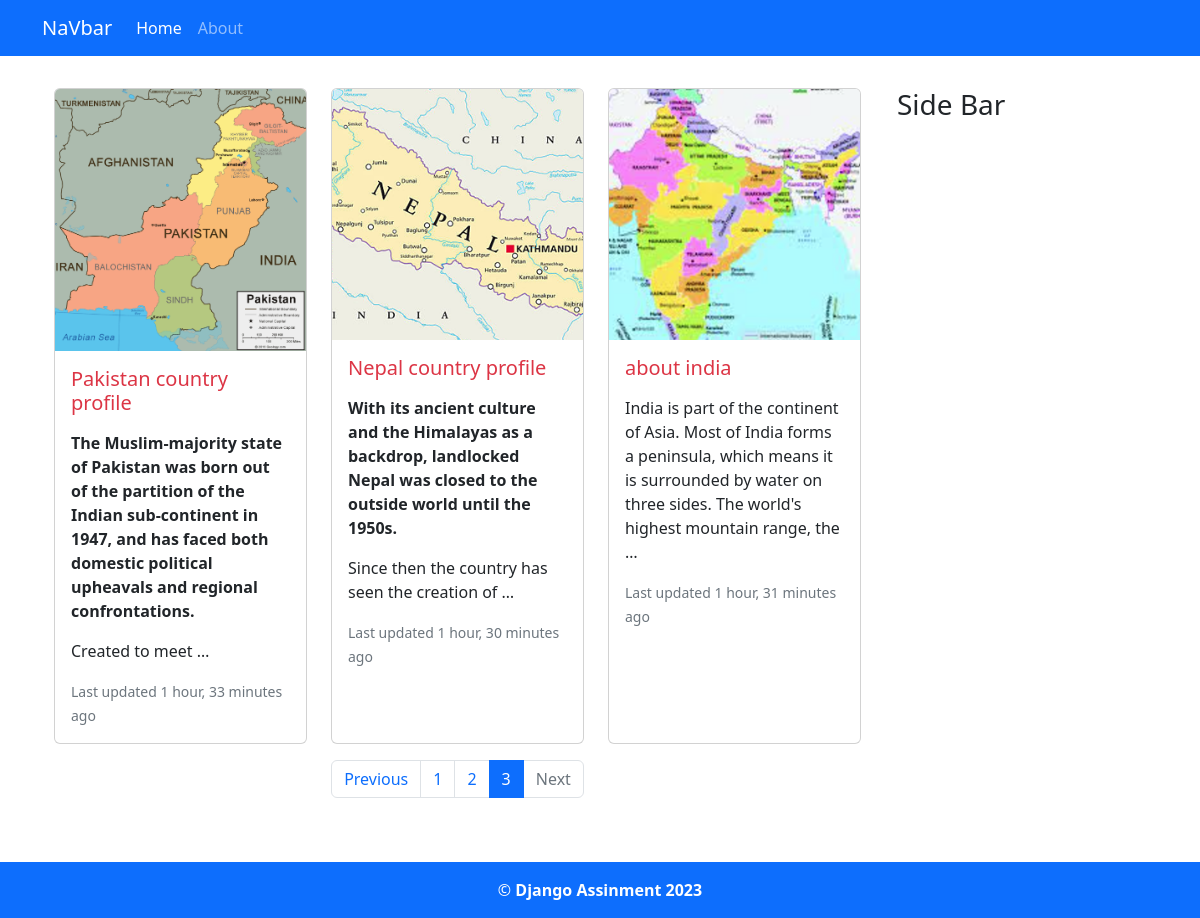
/?page=3, run on the app's committed database.
### blog/models.py (models this page shows, shortened)
class BlogPost(models.Model):
    STATUS = [
        ('draft', 'Draft'),
        ('published', 'Publish')
    ]
    title = models.CharField(max_length = 200)
    slug = models.SlugField(unique=True, blank=True,null=True)
    featured = models.ImageField(upload_to='blog/', blank=True, null=True)
    content = RichTextUploadingField()
    created = models.DateTimeField(auto_now_add=True)
    updated = models.DateTimeField(auto_now=True)
    category = models.ForeignKey(Category, on_delete=models.CASCADE)
    status = models.CharField(max_length=10, choices = STATUS, default='draft')
    meta_title = models.CharField(max_length=200, blank=True, null=True)
    meta_description = models.TextField(blank=True, null=True)
    class Meta:
        verbose_name_plural = "All Posts"

### blog/views.py (the view)
# urls.py: 2. Add a URL to urlpatterns:  path('', Home.as_view(), name='home')
def Home(request):
    queryset = BlogPost.objects.filter(status = 'published').order_by('-created')
    per_page =3
    paginator = Paginator(queryset, per_page)
    page_number = request.GET.get('page')
    posts = paginator.get_page(page_number)
    templates_name='home.html'
    contex = {'posts':posts}
    return render(request, templates_name,contex )

### templates/home.html (shortened to what this page needs)
{% extends 'base.html' %}
{% block content %}
<div class="container my-3">
    <div class="row py-3">
        <div class="col-md-9">
            <div class= "container">
                <div class="row row-cols-1 row-cols-md-3 g-4">
                    {% for post in posts%}
                <div class="card-group">
                    <div class="card">
                      <img src="{{post.featured.url}}" class="card-img-top" alt="...">
                      <div class="card-body">
                        <h5 class="card-title"><a href="{% url 'single_post' post.slug %}" class="text-decoration-none text-danger ">{{post.title}}</a></h5>
                        <p class="card-text">{{post.content|truncatewords:30|safe }}</p>
                        <p class="card-text"><small class="text-muted">Last updated {{post.updated|timesince }} ago</small></p>
                      </div>
                    </div>
                    </div>
                    {% endfor %}
                  </div>
                  <nav aria-label="Page navigation example" class="my-3">
                    <ul class="pagination justify-content-center">
                        {% if posts.has_previous %}
                      <li class="page-item">
                        <a class="page-link" href="?page={{posts.previous_page_number}}">Previous</a>
                      </li>
                      {% else %}
                      <li class="page-item disabled">
                        <a class="page-link">Previous</a>
                      </li>
                      {% endif %}
                      {% for i in posts.paginator.page_range %}
                      {% if posts.number == i %}
                      <li class="page-item active"><a class="page-link" href="?page={{i}}">{{i}}</a></li>
                      {% else %}
                      <li class="page-item "><a class="page-link" href="?page={{i}}">{{i}}</a></li>
                      {% endif %}
                      {% endfor%}
                      {% if posts.has_next %}
                      <li class="page-item">
                        <a class="page-link" href="?page={{posts.next_page_number}}">Next</a>
                      </li>
                      {% else %}
                      <li class="page-item disabled">
                        <a class="page-link">Next</a>
                      </li>
                      {% endif %}
                    </ul>
                  </nav>
                </div>
            </div>
        <div class="col-md-3"><h3>Side Bar</h3></div>
    </div>
</div>
{% endblock content %}

### data on the page
BlogPost: featured (picture), title "Pakistan country profile", content "The Muslim-majority state of Pakistan was born out of the partition of the Indian sub-continent in 1947, and has faced both domestic political upheavals and regional confrontations. Created to meet …", updated "1 hour, 33 minutes"
BlogPost: featured (picture), title "Nepal country profile", content "With its ancient culture and the Himalayas as a backdrop, landlocked Nepal was closed to the outside world until the 1950s. Since then the country has seen the creation of …", updated "1 hour, 30 minutes"
BlogPost: featured (picture), title "about india", content "India is part of the continent of Asia. Most of India forms a peninsula, which means it is surrounded by water on three sides. The world's highest mountain range, the …", updated "1 hour, 31 minutes"

### other printed values
{{ i }} "1" "2"
{{ i }} "3"
